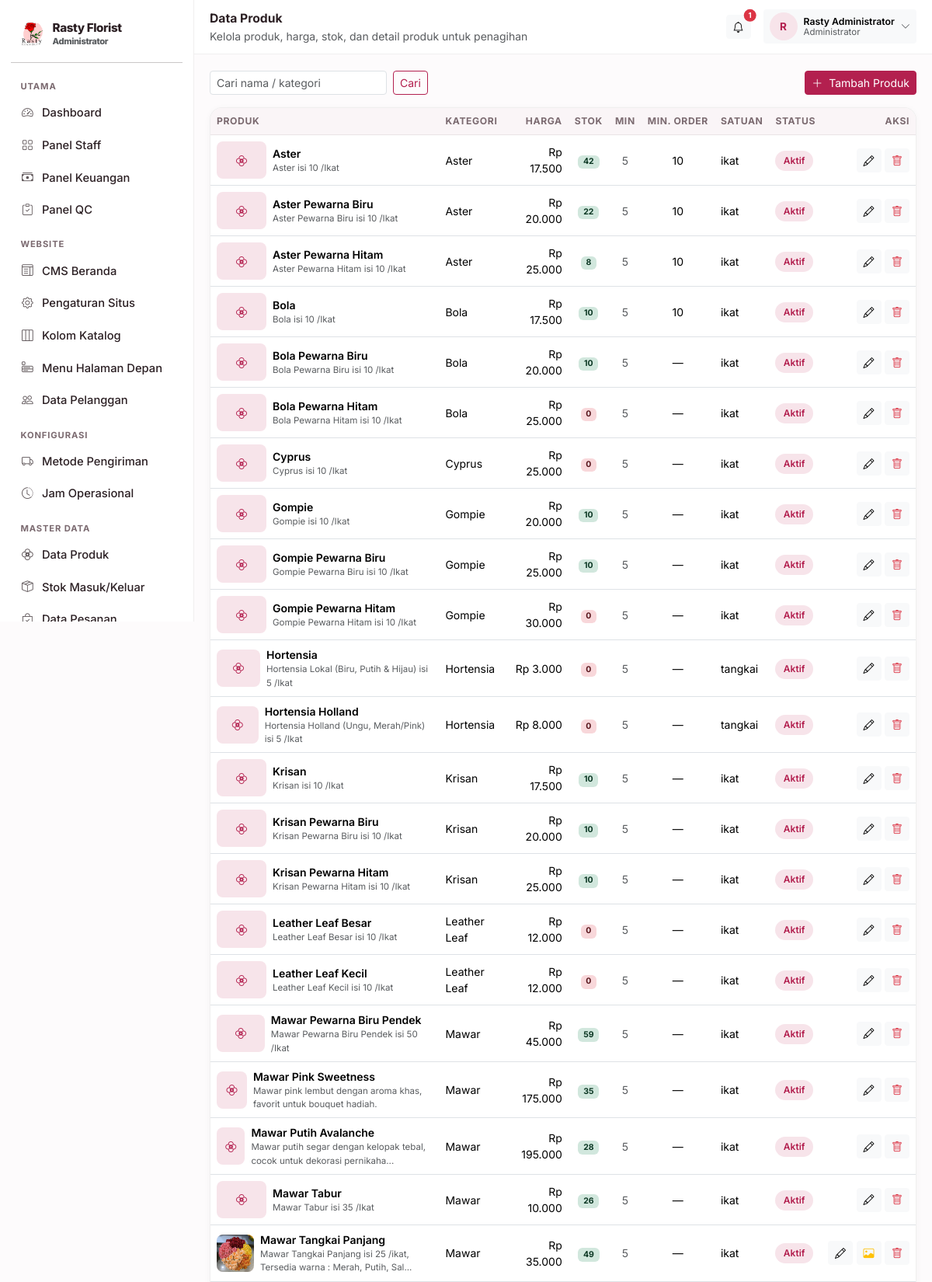
The app's page /keuangan/produk (signed in, upper part) with its own data.
### tables this page shows
CREATE TABLE settings (
    key TEXT PRIMARY KEY,
    value TEXT
);

CREATE TABLE users (
    id INTEGER PRIMARY KEY AUTOINCREMENT,
    username TEXT UNIQUE NOT NULL,
    password_hash TEXT NOT NULL,
    nama TEXT NOT NULL,
    role TEXT NOT NULL,
    telepon TEXT DEFAULT '',
    email TEXT DEFAULT '',
    alamat TEXT DEFAULT '',
    aktif INTEGER NOT NULL DEFAULT 1,
    created_at TEXT NOT NULL
);

CREATE TABLE products (
    id INTEGER PRIMARY KEY AUTOINCREMENT,
    nama TEXT NOT NULL,
    deskripsi TEXT DEFAULT '',
    kategori TEXT DEFAULT 'Bunga Potong',
    harga INTEGER NOT NULL DEFAULT 0,
    stok INTEGER NOT NULL DEFAULT 0,
    stok_minimum INTEGER DEFAULT 5,
    satuan TEXT DEFAULT 'ikat',
    gambar TEXT DEFAULT '',
    aktif INTEGER NOT NULL DEFAULT 1,
    created_at TEXT NOT NULL
, min_order INTEGER NOT NULL DEFAULT 0, deskripsi_panjang TEXT DEFAULT '', rekomendasi TEXT DEFAULT '', ketentuan TEXT DEFAULT '');

### blueprints/finance.py (the view, shortened to what this page needs)
@bp.route("/produk", methods=["GET", "POST"])
@helpers.feature_required("produk")
def products():
    q = request.args.get("q", "").strip()
    sql = "SELECT * FROM products WHERE 1=1"
    args = []
    if q:
        sql += " AND (nama LIKE ? OR kategori LIKE ?)"
        args += ["%" + q + "%"] * 2
    sql += " ORDER BY nama"
    return render_template("finance/products.html", rows=database.query(sql, args), q=q)

### blueprints/finance.py (called while the page is built)
@bp.before_request
@helpers.role_required("staff_keuangan", "administrator")
def guard():
    pass

### db.py (called while the page is built)
def invoice_logo_px(settings=None):
    ukuran = (settings or all_settings()).get("invoice_logo_ukuran", "sedang")
    for kunci, _label, px in INVOICE_LOGO_UKURAN:
        if kunci == ukuran:
            return px
    return 64

def katalog_dari(settings):
    return {key: settings.get(key, "1") == "1" for key, _label, _ket in KATALOG_SEKSI}

def pengiriman_metode(settings=None):
    data = settings or all_settings()
    aktif = [label for key, label, _ket in PENGIRIMAN_METODE
             if data.get(key, "1") == "1"]
    return aktif or [PENGIRIMAN_METODE[1][1]]

def jam_harian(settings=None):
    data = settings or all_settings()
    hasil = {}
    for key, _label in HARI:
        buka, tutup = JAM_BAWAAN[key]
        hasil[key] = (data.get("jam_buka_" + key, buka), data.get("jam_tutup_" + key, tutup))
    return hasil

def jam_dari(settings):
    return {key: (settings.get("jam_buka_" + key, JAM_BAWAAN[key][0]),
                  settings.get("jam_tutup_" + key, JAM_BAWAAN[key][1]))
            for key, _label in HARI}

def _jam_teks(nilai):
    return nilai.replace(":", ".")

def jam_daftar(settings=None):
    data = settings or all_settings()
    jam = jam_dari(data)
    rows = []
    for key, label in HARI:
        buka, tutup = jam[key]
        rows.append({
            "key": key,
            "label": label,
            "buka": buka,
            "tutup": tutup,
            "tutup_hari": buka == tutup or not buka or not tutup,
            "teks": "%s – %s WIB" % (_jam_teks(buka), _jam_teks(tutup)),
        })
    return rows

def jam_ringkas(settings=None):
    rows = jam_daftar(settings)
    grup = []
    for row in rows:
        nilai = "Tutup" if row["tutup_hari"] else row["teks"]
        if grup and grup[-1][1] == nilai:
            grup[-1][2] = row["label"]
        else:
            grup.append([row["label"], nilai, row["label"]])
    hasil = []
    for awal, nilai, akhir in grup:
        label = awal if awal == akhir else "%s – %s" % (awal, akhir)
        hasil.append((label, nilai))
    return hasil

def sameday_hari(settings=None):
    data = settings or all_settings()
    try:
        daftar = json.loads(data.get("sameday_hari", "[]"))
    except (TypeError, ValueError):
        daftar = []
    kunci = [key for key, _label in HARI]
    return [k for k in daftar if k in kunci]

### templates/finance/products.html (shortened to what this page needs)
{% extends "panel_base.html" %}
{% block heading %}Data Produk{% endblock %}
{% block subheading %}Kelola produk, harga, stok, dan detail produk untuk penagihan{% endblock %}
{% block content %}
<div class="d-flex flex-wrap gap-2 justify-content-between mb-3">
  <form class="d-flex gap-2" method="get">
    <input name="q" class="form-control form-control-sm" placeholder="Cari nama / kategori" value="{{ q }}">
    <button class="btn btn-sm btn-outline-rf">Cari</button>
  </form>
  <button class="btn btn-primary btn-sm" onclick="openProduct()">
    <i class="bi bi-plus-lg me-1"></i> Tambah Produk
  </button>
</div>
<div class="rf-card p-0 overflow-hidden">
  <div class="table-responsive">
    <table class="table table-rf align-middle mb-0">
      <thead><tr><th>Produk</th><th>Kategori</th><th class="text-end">Harga</th>
        <th class="text-center">Stok</th><th class="text-center">Min</th><th class="text-center">Min. Order</th>
        <th>Satuan</th><th>Status</th><th class="text-end">Aksi</th></tr></thead>
      <tbody>
        {% for p in rows %}
        <tr>
          <td class="small fw-semibold">
            <div class="d-flex align-items-center gap-2">
              {% if p.gambar %}
                <img src="{{ url_for('static', filename='uploads/' ~ p.gambar) }}" class="rf-thumb" alt="">
              {% else %}
                <div class="rf-thumb d-flex align-items-center justify-content-center text-rf"><i class="bi bi-flower2"></i></div>
              {% endif %}
              <div>
                <div class="fw-semibold">{{ p.nama }}</div>
                <div class="text-muted fw-normal" style="font-size:.72rem">{{ p.deskripsi[:70] }}{% if p.deskripsi|length > 70 %}...{% endif %}</div>
              </div>
            </div>
          </td>
          <td class="small">{{ p.kategori }}</td>
          <td class="text-end small">{{ rupiah(p.harga) }}</td>
          <td class="text-center small">
            <span class="badge {{ 'bg-danger-subtle text-danger-emphasis' if p.stok <= p.stok_minimum else 'bg-success-subtle text-success-emphasis' }}">{{ p.stok }}</span>
          </td>
          <td class="text-center small text-muted">{{ p.stok_minimum }}</td>
          <td class="text-center small">{{ p.min_order or '—' }}</td>
          <td class="small">{{ p.satuan }}</td>
          <td><span class="rf-chip {{ 'gray' if not p.aktif }}">{{ 'Aktif' if p.aktif else 'Nonaktif' }}</span></td>
          <td class="text-end text-nowrap">
            <button class="btn btn-sm btn-light" onclick='openProduct({{ p|tojson }})' title="Ubah"><i class="bi bi-pencil"></i></button>
            {% if p.gambar %}
            <form method="post" action="{{ url_for('finance.product_photo_delete', pid=p.id) }}" class="d-inline"
                  onsubmit="return confirm('Hapus foto produk {{ p.nama }}?')">
              <button class="btn btn-sm btn-light text-warning" title="Hapus foto"><i class="bi bi-image"></i></button>
            </form>
            {% endif %}
            <form method="post" action="{{ url_for('finance.product_delete', pid=p.id) }}" class="d-inline"
                  onsubmit="return confirm('Hapus produk {{ p.nama }}?')">
              <button class="btn btn-sm btn-light text-danger" title="Hapus"><i class="bi bi-trash"></i></button>
            </form>
          </td>
        </tr>
        {% else %}
        <tr><td colspan="9"><div class="rf-empty">Belum ada produk.</div></td></tr>
        {% endfor %}
      </tbody>
    </table>
  </div>
</div>
{% endblock %}

### templates/panel_base.html (shortened to what this page needs)
<!doctype html>
<html lang="id">
<head>
  <link href="https://cdn.jsdelivr.net/npm/bootstrap@5.3.3/dist/css/bootstrap.min.css" rel="stylesheet">
  <link href="https://cdn.jsdelivr.net/npm/bootstrap-icons@1.11.3/font/bootstrap-icons.min.css" rel="stylesheet">
</head>
<body>
<div class="rf-shell">
  <aside class="rf-sidebar" id="rfSidebar">
    <a href="{{ panel_url }}" class="d-flex align-items-center gap-2 rf-brand px-2 py-2 mb-2">
      {% if settings.logo %}
        <img src="{{ url_for('static', filename='uploads/' + settings.logo) }}" alt="Logo">
      {% else %}
        <span class="rf-brand-mark">R</span>
      {% endif %}
      <div>
        <div style="font-size:.95rem;line-height:1.1">{{ settings.nama_toko }}</div>
        <div class="small text-muted" style="font-size:.7rem">{{ ROLE_LABEL.get(current_user.role, '') }}</div>
      </div>
    </a>
    <hr class="my-2">
    <ul class="nav flex-column">
      {% for grup, item_menu in menu %}
        {% set visible = item_menu | selectattr('2', 'in', features_aktif) | list %}
        {% if visible %}
          <li class="rf-sidebar-head">{{ grup }}</li>
          {% for label, endpoint, fitur, ikon in visible %}
          <li class="nav-item">
            <a class="nav-link {% if request.endpoint == endpoint %}active{% endif %}" href="{{ url_for(endpoint) }}">
              <span class="rf-ico"><i class="bi bi-{{ ikon }}"></i></span>
              <span>{{ label }}</span>
            </a>
          </li>
          {% endfor %}
        {% endif %}
      {% endfor %}
    </ul>
  </aside>
  <div class="rf-main">
    <div class="rf-topbar">
      <div class="flex-grow-1">
        <div class="fw-bold" style="font-size:.98rem">{% block heading %}Panel{% endblock %}</div>
        <div class="small text-muted">{% block subheading %}{% endblock %}</div>
      </div>
      <a href="{{ notif_url or url_for('public.index') }}" class="btn btn-sm btn-light position-relative">
        <i class="bi bi-bell"></i>
        {% if unread %}<span class="position-absolute top-0 start-100 translate-middle badge rounded-pill bg-danger" style="font-size:.6rem">{{ unread }}</span>{% endif %}
      </a>
      <div class="dropdown">
        <button class="btn btn-sm btn-light d-flex align-items-center gap-2 border-0" type="button"
                data-bs-toggle="dropdown" data-bs-display="static" aria-expanded="false">
          <span class="rf-avatar">{{ current_user.nama[:1]|upper }}</span>
          <span class="d-none d-md-block small text-start" style="line-height:1.1">
            <span class="fw-semibold d-block">{{ current_user.nama }}</span>
            <span class="text-muted d-block" style="font-size:.72rem">{{ ROLE_LABEL.get(current_user.role, '') }}</span>
          </span>
          <i class="bi bi-chevron-down small text-muted"></i>
        </button>
      </div>
    </div>
    <div class="rf-content">
      {% block content %}{% endblock %}
    </div>
  </div>
</div>
</body>
</html>

### records on screen
settings: value (picture)
settings: nama_toko "Rasty Florist"
users: get "Administrator", nama "R", nama "Rasty Administrator"
products: nama "Aster", deskripsi "Aster isi 10 /Ikat", kategori "Aster", harga "Rp 17.500", stok "42", stok_minimum "5", min_order "10", satuan "ikat", aktif "Aktif"
products: nama "Aster Pewarna Biru", deskripsi "Aster Pewarna Biru isi 10 /Ikat", kategori "Aster", harga "Rp 20.000", stok "22", stok_minimum "5", min_order "10", satuan "ikat", aktif "Aktif"
products: nama "Aster Pewarna Hitam", deskripsi "Aster Pewarna Hitam isi 10 /Ikat", kategori "Aster", harga "Rp 25.000", stok "8", stok_minimum "5", min_order "10", satuan "ikat", aktif "Aktif"
products: nama "Bola", deskripsi "Bola isi 10 /Ikat", kategori "Bola", harga "Rp 17.500", stok "10", stok_minimum "5", min_order "10", satuan "ikat", aktif "Aktif"
products: nama "Bola Pewarna Biru", deskripsi "Bola Pewarna Biru isi 10 /Ikat", kategori "Bola", harga "Rp 20.000", stok "10", stok_minimum "5", min_order "—", satuan "ikat", aktif "Aktif"
products: nama "Bola Pewarna Hitam", deskripsi "Bola Pewarna Hitam isi 10 /Ikat", kategori "Bola", harga "Rp 25.000", stok "0", stok_minimum "5", min_order "—", satuan "ikat", aktif "Aktif"
products: nama "Cyprus", deskripsi "Cyprus isi 10 /Ikat", kategori "Cyprus", harga "Rp 25.000", stok "0", stok_minimum "5", min_order "—", satuan "ikat", aktif "Aktif"
products: nama "Gompie", deskripsi "Gompie isi 10 /Ikat", kategori "Gompie", harga "Rp 20.000", stok "10", stok_minimum "5", min_order "—", satuan "ikat", aktif "Aktif"
products: nama "Gompie Pewarna Biru", deskripsi "Gompie Pewarna Biru isi 10 /Ikat", kategori "Gompie", harga "Rp 25.000", stok "10", stok_minimum "5", min_order "—", satuan "ikat", aktif "Aktif"
products: nama "Gompie Pewarna Hitam", deskripsi "Gompie Pewarna Hitam isi 10 /Ikat", kategori "Gompie", harga "Rp 30.000", stok "0", stok_minimum "5", min_order "—", satuan "ikat", aktif "Aktif"
products: nama "Hortensia", deskripsi "Hortensia Lokal (Biru, Putih & Hijau) isi 5 /Ikat", kategori "Hortensia", harga "Rp 3.000", stok "0", stok_minimum "5", min_order "—", satuan "tangkai", aktif "Aktif"
products: nama "Hortensia Holland", deskripsi "Hortensia Holland (Ungu, Merah/Pink) isi 5 /Ikat", kategori "Hortensia", harga "Rp 8.000", stok "0", stok_minimum "5", min_order "—", satuan "tangkai", aktif "Aktif"
products: nama "Krisan", deskripsi "Krisan isi 10 /Ikat", kategori "Krisan", harga "Rp 17.500", stok "10", stok_minimum "5", min_order "—", satuan "ikat", aktif "Aktif"
products: nama "Krisan Pewarna Biru", deskripsi "Krisan Pewarna Biru isi 10 /Ikat", kategori "Krisan", harga "Rp 20.000", stok "10", stok_minimum "5", min_order "—", satuan "ikat", aktif "Aktif"
products: nama "Krisan Pewarna Hitam", deskripsi "Krisan Pewarna Hitam isi 10 /Ikat", kategori "Krisan", harga "Rp 25.000", stok "10", stok_minimum "5", min_order "—", satuan "ikat", aktif "Aktif"
products: nama "Leather Leaf Besar", deskripsi "Leather Leaf Besar isi 10 /Ikat", kategori "Leather Leaf", harga "Rp 12.000", stok "0", stok_minimum "5", min_order "—", satuan "ikat", aktif "Aktif"
products: nama "Leather Leaf Kecil", deskripsi "Leather Leaf Kecil isi 10 /Ikat", kategori "Leather Leaf", harga "Rp 12.000", stok "0", stok_minimum "5", min_order "—", satuan "ikat", aktif "Aktif"
products: nama "Mawar Pewarna Biru Pendek", deskripsi "Mawar Pewarna Biru Pendek isi 50 /Ikat", kategori "Mawar", harga "Rp 45.000", stok "59", stok_minimum "5", min_order "—", satuan "ikat", aktif "Aktif"
products: nama "Mawar Pink Sweetness", deskripsi "Mawar pink lembut dengan aroma khas, favorit untuk bouquet hadiah.", kategori "Mawar", harga "Rp 175.000", stok "35", stok_minimum "5", min_order "—", satuan "ikat", aktif "Aktif"
products: nama "Mawar Putih Avalanche", deskripsi "Mawar putih segar dengan kelopak tebal, cocok untuk dekorasi pernikaha", kategori "Mawar", harga "Rp 195.000", stok "28", stok_minimum "5", min_order "—", satuan "ikat", aktif "Aktif"
products: nama "Mawar Tabur", deskripsi "Mawar Tabur isi 35 /Ikat", kategori "Mawar", harga "Rp 10.000", stok "26", stok_minimum "5", min_order "—", satuan "ikat", aktif "Aktif"
products: gambar (picture), nama "Mawar Tangkai Panjang", deskripsi "Mawar Tangkai Panjang isi 25 /ikat, Tersedia warna : Merah, Putih, Sal", kategori "Mawar", harga "Rp 35.000", stok "49", stok_minimum "5", min_order "—", satuan "ikat", aktif "Aktif"

### other values on screen
{{ grup }} "UTAMA" "WEBSITE" "KONFIGURASI" "MASTER DATA"
{{ label }} "Dashboard" "Panel Staff" "Panel Keuangan" "Panel QC" "CMS Beranda" "Pengaturan Situs" "Kolom Katalog" "Menu Halaman Depan" "Data Pelanggan" "Metode Pengiriman" "Jam Operasional" "Data Produk" "Stok Masuk/Keluar"
{{ unread }} "1"
